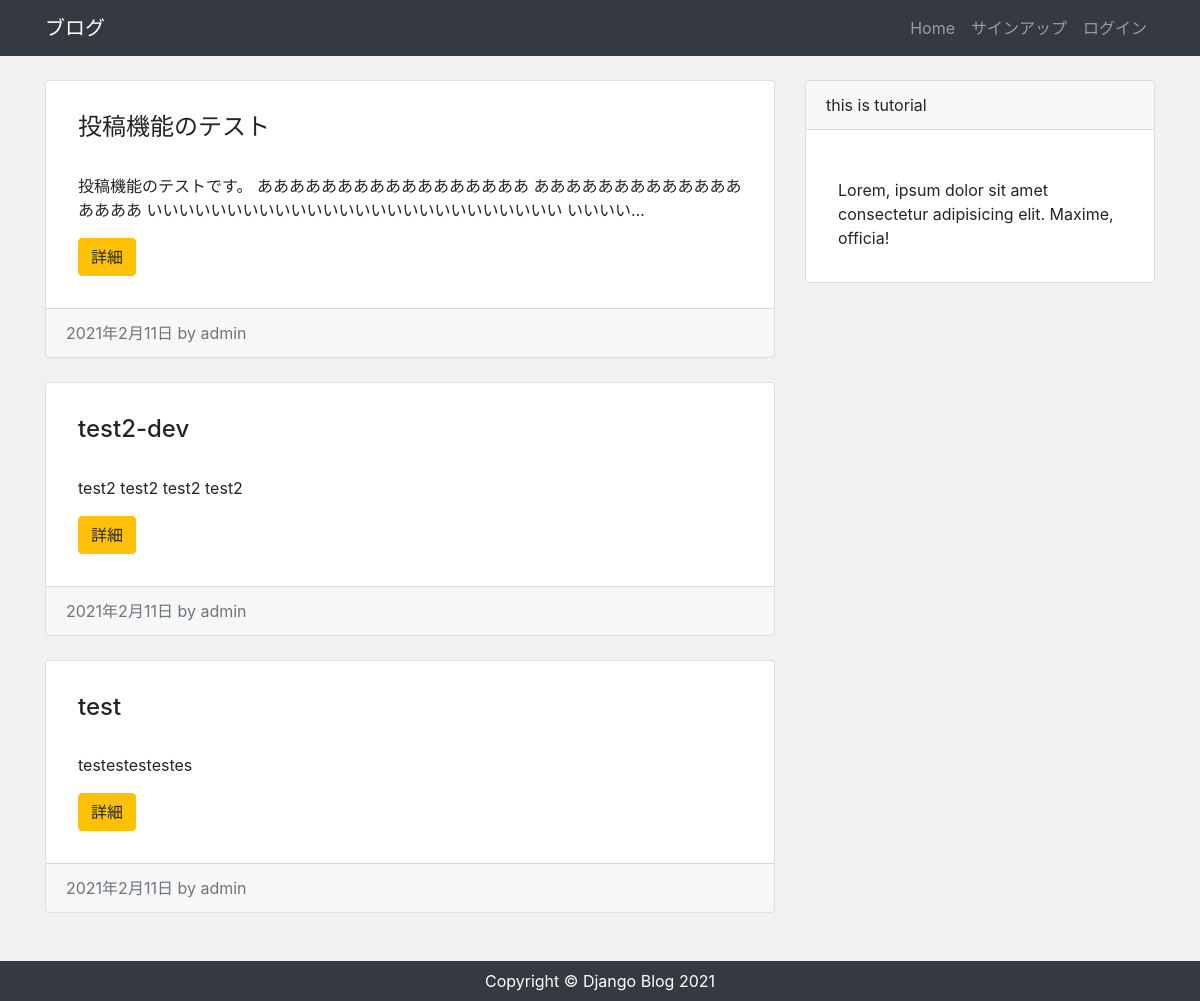
The app's page /, older data.
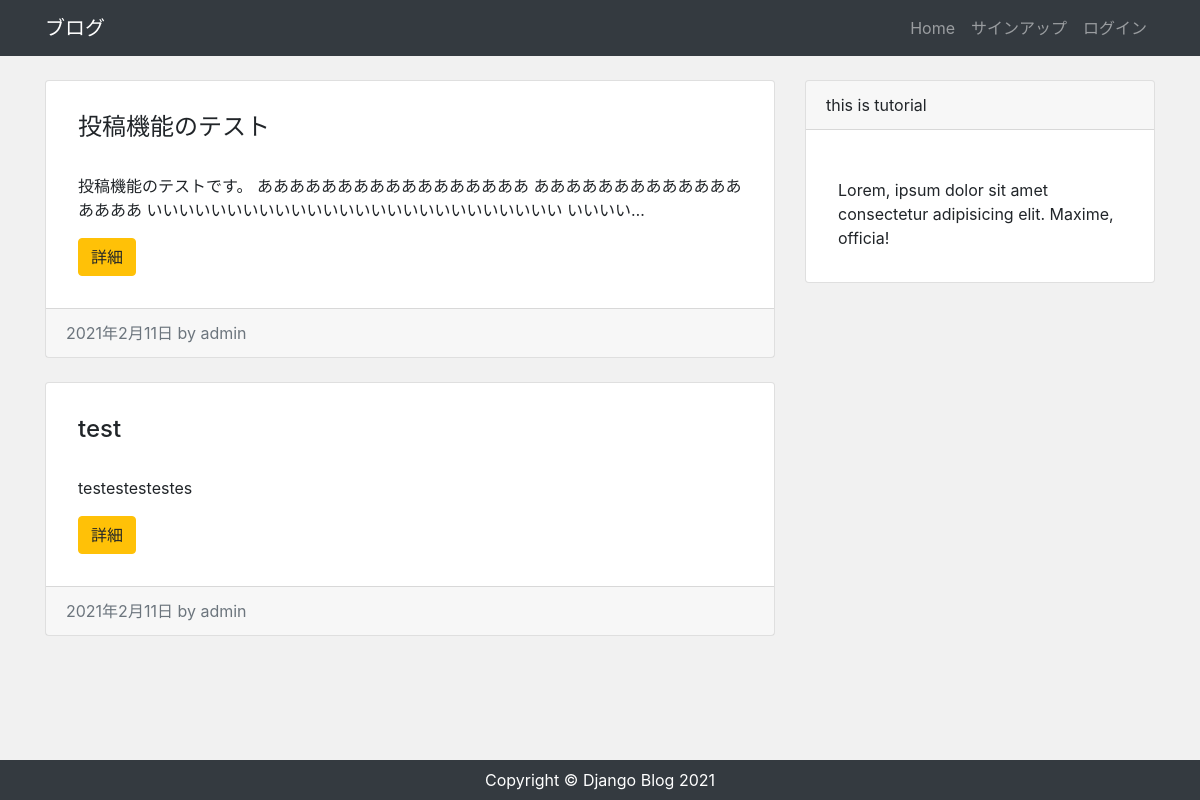
The same page, newer data.
### app/models.py (models this page shows, shortened)
class Post(models.Model):
  author = models.ForeignKey(settings.AUTH_USER_MODEL, on_delete=models.CASCADE)
  title = models.CharField('タイトル',max_length=200)
  content = models.TextField('本文')
  created = models.DateTimeField('作成日', default=timezone.now)

### app/views.py (the view)
# urls.py: path('',views.IndexView.as_view(),name='index'),
class IndexView(View):
  def get(self,request,*args,**kwargs):
    post_data = Post.objects.order_by('-id')
    return render(request, 'app/index.html', {
      'post_data': post_data
    })

### app/templates/app/index.html (shortened to what this page needs)
{% extends 'app/base.html' %}
{% block content %}
<div class="row my-4">
  <div class="col-md-8">
    {% for post in post_data %}
    <div class="card mb-4">
      <div class="card-body">
        <h2 class="card-title">{{ post.title }}</h2>
        <p class="card-text">{{ post.content|truncatechars:100 }}</p>
        <div class="btn btn-warning">詳細</div>
      </div>
      <div class="card-footer text-muted">
        {{ post.created|date }} by {{ post.author }}
      </div>
    </div>
    {% endfor %}
  </div>
  <div class="col-md-4">
    <div class="card">
      <div class="card-header">this is tutorial</div>
      <div class="card-body">
        <p class="mb-0">Lorem, ipsum dolor sit amet consectetur adipisicing elit. Maxime, officia!</p>
      </div>
    </div>
  </div>
</div>
{% endblock %}

### app/templates/app/base.html (shortened to what this page needs)
{% load static %}
<!DOCTYPE html>
<html lang="ja">
<head>
  <link rel="stylesheet" href="https://stackpath.bootstrapcdn.com/bootstrap/4.3.1/css/bootstrap.min.css">
  <link rel="stylesheet" href="{% static 'css/style.css' %}">
</head>
<body>
  <nav class="navbar navbar-expand-lg navbar-dark bg-dark">
    <div class="container">
      <a href="/" class="navbar-brand">ブログ</a>
      <ul class="navbar-nav ml-auto">
          <li class="nav-item"><a href="/" class="nav-link">Home</a></li>
        {% if user.is_authenticated %}
          <li class="nav-item"><a href="{% url 'post_new' %}" class="nav-link">投稿</a></li>
          <li class="nav-item"><a href="{% url 'account_logout' %}" class="nav-link">ログアウト</a></li>
        {% else %}
          <li class="nav-item"><a href="{% url 'account_signup' %}" class="nav-link">サインアップ</a></li>
          <li class="nav-item"><a href="{% url 'account_login' %}" class="nav-link">ログイン</a></li>
        {% endif %}
      </ul>
    </div>
  </nav>
  <main>
    <div class="container">
      {% block content %}
      {% endblock %}
    </div>
  </main>
  <footer class="py-2 bg-dark">
    <p class="m-0 text-center text-white">
      Copyright &copy; Django Blog 2021
    </p>
  </footer>
</body>
</html>

### app/static/css/style.css (style rules this page uses)
* { margin: 0; padding: 0; box-sizing: border-box; }
body { background-color: #f1f1f1; display: flex; flex-flow: column; min-height: 100vh; }
main { flex:1; }
.card-title { margin-bottom: 2rem; font-size: 1.5rem; }
.card-body { padding: 2rem; }

Row changes from the older to the newer data that the page shows:
removed Post: title "test2-dev", content "test2 test2 test2 test2", created "2021年2月11日", author "admin"
